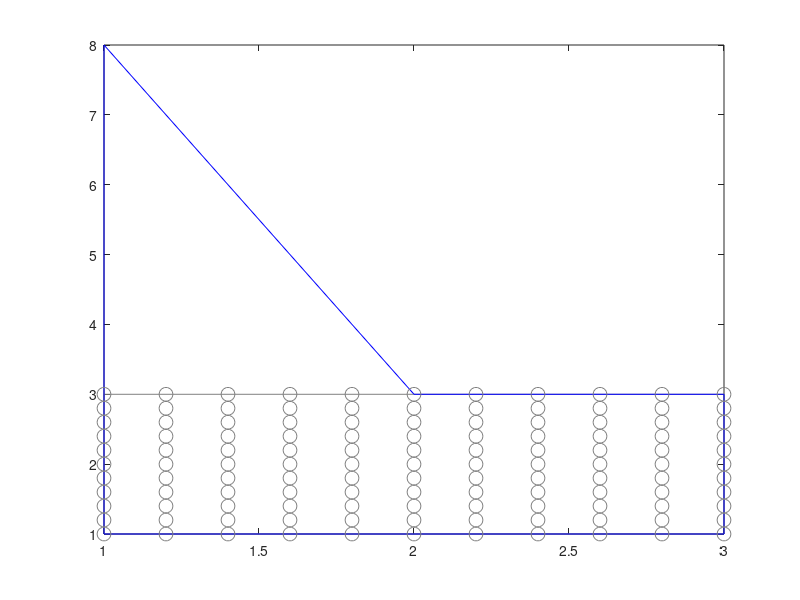

The MATLAB source for this figure: (Note: this script raises an error after producing the figure.)
function test_vem_v4
    % Undeformed vertices
    V0= [ 
         1 3;
         2 3;
         3 3;
         3 2;
         3 1;
         2 1;
         1 1;
         1 2;
        ];
    
    % Deformed vertices
%     V1= [ 
%          1 3;
%          2 3.5;
%          3 3;
%          3 2;
%          3 1;
%          2 0.5;
%          1 1;
%          1 2;
%         ];
    V1= [ 
         1 8;
         2 3.0;
         3 3.0;
         3 2;
         3 1;
         2 1;
         1 1;
         1 2;
        ];
    
    
    % Edges
    E=[ 1 2 3 4 5 6 7 8];
    % E=[ 1 2 3];

    E1=[ 1 2;
        2 3;
        3 4;
        4 5;
        5 6;
        6 7;
        7 8;
        8 1 ];
    
    % Plotting surface
    figure(1)
    clf;
    plot([V0(E1(:,1),1)'; V0(E1(:,2),1)'], [V0(E1(:,1),2)'; V0(E1(:,2),2)'],'Color',[0.5 0.5 0.5]);
    hold on;
    plot([V1(E1(:,1),1)'; V1(E1(:,2),1)'], [V1(E1(:,1),2)'; V1(E1(:,2),2)'],'Color','b');
    hold on;
    
    V=V0;
    
    X_com = mean(V0,1)';    % undeformed center of mass
    x_com = mean(V1,1)';    % undeformed center of mass
    
    x = 1:0.2:3;
    y = 1:0.2:3;
    [X,Y] = meshgrid(x,y);
    plot(X(:),Y(:),'o','Color',[0.5 0.5 0.5],'MarkerSize',10);
    X=[X(:) Y(:)];
    k=6;
    
    % Compute monomial basis for each query point
    M=zeros(2*size(X,1), k);
    for i = 1:size(X,1)
        q=(X(i,:)'-X_com)';
        Mi = [1 0; 0 1; q; q(1) 0; 0 q(2); -q(1) q(2)]';
        M(2*i-1:2*i,:) = Mi;
    end
    
    % pseudo-inverse for M
    Pm = pinv(M);
        
    ProjX = zeros(2*size(X,1),size(V,1));
    X_flat = X';
    X_flat = X_flat(:);
    
    P = zeros(size(E,1), k, 2);
    
    % Compute per-edge projection matrix
    for i = 1:size(E,1)
        u = V(E(i,:),:)' ;
        Pu = pinv(u);

        X_ = repelem(X_flat, 1, numel(E(i,:)));
        p = Pm*X_*Pu;
        x=M*p*u;
        norm(X_-x)
        ProjX(:,E(i,:)) = x;
        P(i,:,:)=p;
    end
    
    % Compute weighting terms
    a = zeros(size(X,1), size(E,2));
    for i = 1:size(X,1)
        C = squeeze(ProjX(2*i-1:2*i,:));
        d = X(i,:)';
        
        % All weights non-negative
        A = -eye(size(E,2));
        b = zeros(size(E,2),1);
        
        % Weights sum to one.
        Aeq = ones(1,size(E,2));
        beq = 1;
        a(i,:) = lsqlin(C,d,A,b,Aeq,beq);
    end
    
    % Compute deformed positions from 
    for i=1:size(X,1)
        x = [0 0]';
        
        u = V1(E(1,:),:)';
        
        for j=1:size(E,2)
%             size(squeeze(P(1,:,:)))
%             size(u(:,j))
%             size(M(2*i-1:2*i,:))
            x = x + a(i,j) * M(2*i-1:2*i,:) * squeeze(P(1,:,:)) * u(:,j);
            x
        end
        plot(x(1),x(2),'.','Color','r','MarkerSize',15);
        hold on
    end
        % All undeformed positions
%     n=10;
%     Xx=linspace(1,3,n);
%     Xy=repelem(3,n);
%         plot(X(1),X(2),'.','Color',[0.5 0.5 0.5]);

    plot(X_com(1), X_com(2),'x','MarkerSize',10,'Color','r');
    xlim([0 4]);
    ylim([0 4]);

end